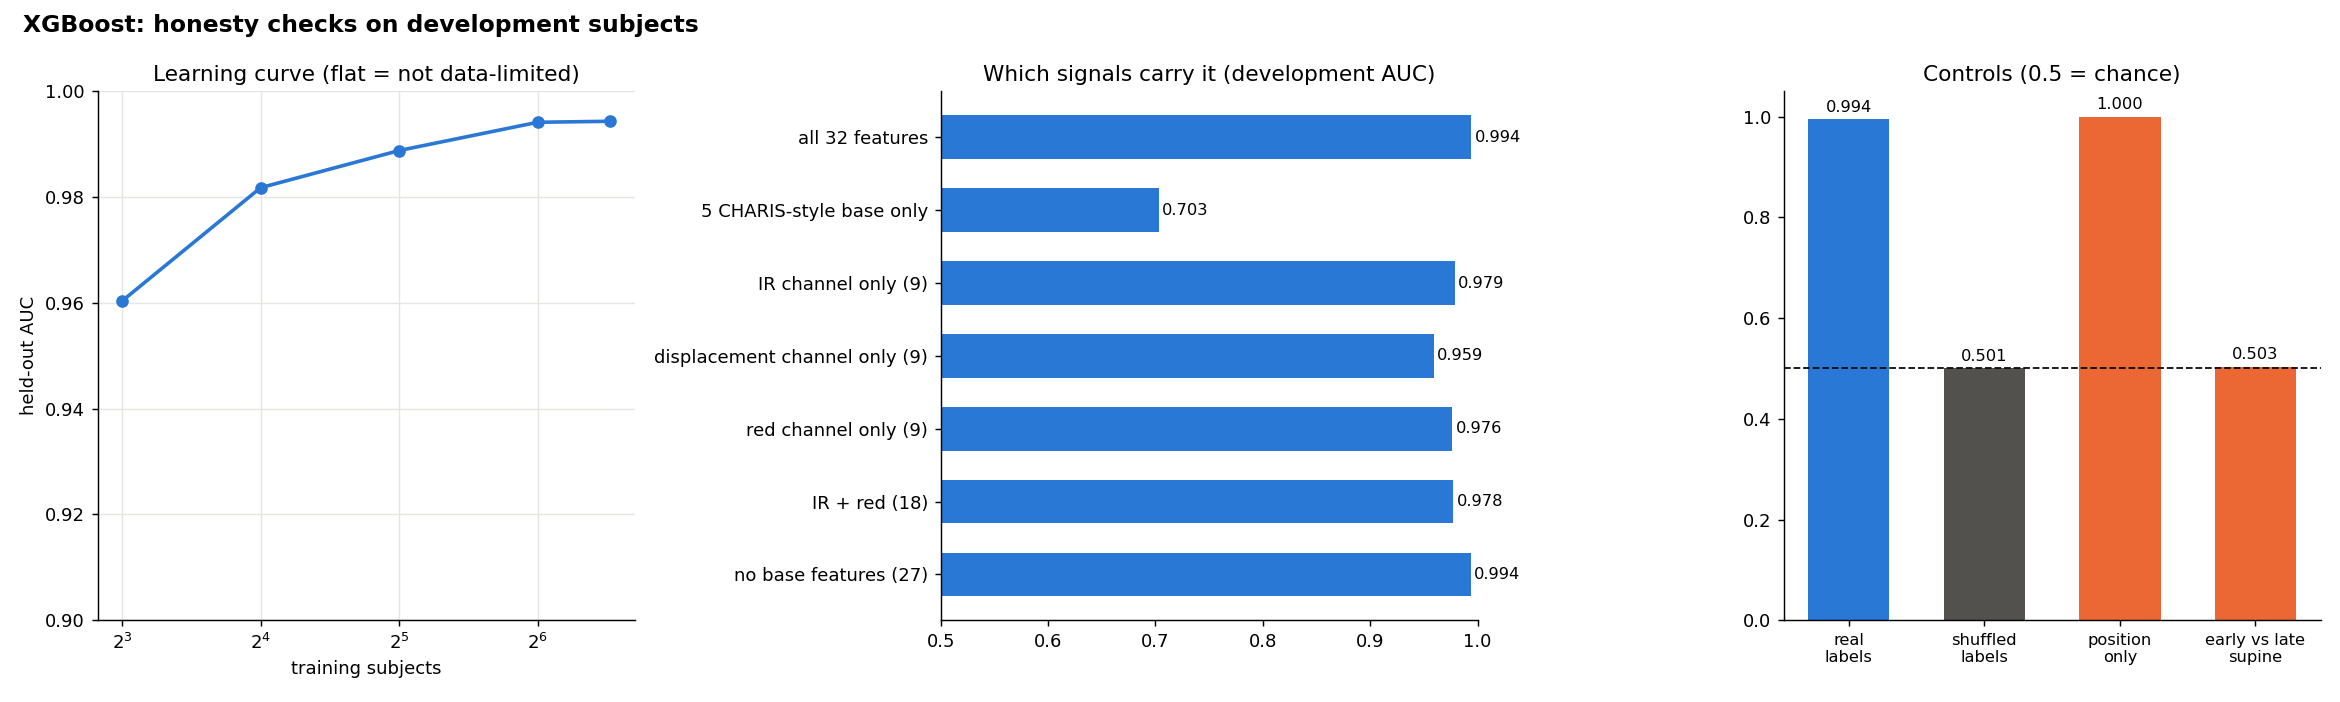

Python code for this plot:
"""Extra honesty checks on the winning hardware model. Uses DEVELOPMENT subjects only (the final-test subjects are never touched here).

    python hardware-vasalva-method/controls_best.py

  1. label-shuffle null   : labels shuffled inside each subject -> AUC should fall to ~0.5 (a pipeline that leaks would not)
  2. learning curve       : AUC vs number of training subjects (still rising = data-limited/underfit, flat = saturated)
  3. feature-group ablation: which signals carry the effect (base 5 / IR / displacement / red)
  4. position-only baseline: AUC of "how late in the recording is this window" alone (shows how strong the fixed-order confound could be)
  5. drift control        : does the model separate early-supine from late-supine windows? (should be ~0.5)
  6. session-pair AUCs    : Valsalva vs each other session (head-down is the closest in time)
  7. age / sex breakdown  : does the model work in every age band and both sexes (development + final test, out-of-sample scores only)
"""
from __future__ import annotations
import json
import re
import sys

import matplotlib
matplotlib.use("Agg")
import matplotlib.pyplot as plt
import numpy as np
import pandas as pd
from sklearn.metrics import roc_auc_score

import common as C

def draw(out):
    best, base_auc = out["model"], out["reference_dev_auc"]
    fig, axs = plt.subplots(1, 3, figsize=(18, 5.4))
    ax = axs[0]; ks = list(out["learning_curve"]); ax.plot([int(k) for k in ks], list(out["learning_curve"].values()), "o-", color="#2a78d6", lw=2); ax.set_xscale("log", base=2); ax.set_xlabel("training subjects"); ax.set_ylabel("held-out AUC")
    ax.set_title("Learning curve (flat = not data-limited)"); ax.grid(color="#e6e5e1"); ax.set_ylim(min(.9, min(out["learning_curve"].values()) - .01), 1.0)
    ax = axs[1]; lab = list(out["feature_groups"]); ax.barh(lab[::-1], list(out["feature_groups"].values())[::-1], color="#2a78d6", height=.6); ax.set_xlim(.5, 1.0); ax.set_title("Which signals carry it (development AUC)")
    for i, v in enumerate(list(out["feature_groups"].values())[::-1]): ax.text(v + .003, i, f"{v:.3f}", va="center", fontsize=9)
    ax = axs[2]; nm = ["real\nlabels", "shuffled\nlabels", "position\nonly", "early vs late\nsupine"]; v = [base_auc, out["label_shuffle_auc"], out["position_only_auc"], out["drift_supine_early_vs_late_auc_mean"]]
    ax.bar(nm, v, color=["#2a78d6", "#52514e", "#eb6834", "#eb6834"], width=.6); ax.axhline(.5, color="#0b0b0b", ls="--", lw=1); ax.set_ylim(0, 1.05); ax.set_title("Controls (0.5 = chance)"); ax.tick_params(axis="x", labelsize=9)
    for i, x_ in enumerate(v): ax.text(i, x_ + .015, f"{x_:.3f}", ha="center", fontsize=9)
    for a in axs: a.spines[["top", "right"]].set_visible(False)
    fig.suptitle(f"{best}: honesty checks on development subjects", x=.01, ha="left", fontweight="bold", fontsize=13); fig.tight_layout(); fig.savefig(C.OUT / "controls_best.png", dpi=130)


if "--replot" in sys.argv:
    draw(json.loads((C.OUT / "controls_best.json").read_text())); sys.exit()

X, y, P, S, age, names = C.load(); dev, test = C.split_subjects(P, age); folds = C.dev_folds(dev); dev_i = np.isin(P, dev)
best = pd.read_csv(C.OUT / "summary.csv").model[0]; print("winner:", best, flush=True); out = {"model": best}
sex_of = {i: re.match(r"icp_\d+_\d+_([MF])", n).group(1) for i, n in enumerate(names)}


def cv_auc(ycv, cols=None, n_train_subjects=None, seed=0):
    oof = np.full(len(y), np.nan)
    for i in range(C.N_FOLDS):
        fit, va, te = C.fold_split(P, dev, folds, i)
        if n_train_subjects is not None:
            keep = np.random.default_rng(seed + i).choice(np.unique(P[fit]), min(n_train_subjects, len(np.unique(P[fit]))), replace=False); fit = fit[np.isin(P[fit], keep)]
        m, qt, thr, it = C.fit_scaled(best, X, ycv, fit, va, cols); oof[te] = C.prob(m, qt, X[te], cols)
    return float(roc_auc_score(ycv[dev_i], oof[dev_i])), oof


base_auc, oof = cv_auc(y); out["reference_dev_auc"] = base_auc; print("reference dev AUC", round(base_auc, 4), flush=True)
rng = np.random.default_rng(7); ys = y.copy()
for k in np.unique(P): idx = np.where(P == k)[0]; ys[idx] = rng.permutation(y[idx])
out["label_shuffle_auc"] = cv_auc(ys)[0]; print("label-shuffle null AUC", round(out["label_shuffle_auc"], 4), flush=True)
out["learning_curve"] = {str(n): cv_auc(y, n_train_subjects=n)[0] for n in (8, 16, 32, 64, 92)}; print("learning curve", {k: round(v, 4) for k, v in out["learning_curve"].items()}, flush=True)
groups = {"all 32 features": None, "5 CHARIS-style base only": list(range(0, 5)), "IR channel only (9)": list(range(5, 14)), "displacement channel only (9)": list(range(14, 23)),
          "red channel only (9)": list(range(23, 32)), "IR + red (18)": list(range(5, 14)) + list(range(23, 32)), "no base features (27)": list(range(5, 32))}
out["feature_groups"] = {k: (base_auc if v is None else cv_auc(y, cols=v)[0]) for k, v in groups.items()}
for k, v in out["feature_groups"].items(): print(f"  {k:32} {v:.4f}", flush=True)
pos = np.zeros(len(y))
for k in np.unique(P): m = P == k; pos[m] = np.linspace(0, 1, m.sum())
out["position_only_auc"] = float(roc_auc_score(y[dev_i], pos[dev_i]))
sc = pd.read_csv(C.OUT / best / "predictions.csv"); d = sc[sc.set == "development"].reset_index(drop=True); d["pos"] = 0
early = []; pooled_y, pooled_s = [], []
for k, g in d.groupby("subject", sort=False):
    g = g[g.session == 0]
    if len(g) < 20: continue
    h = len(g) // 2; yy = np.r_[np.zeros(h), np.ones(len(g) - h)]; ss = g.score.values; early.append(roc_auc_score(yy, ss)); pooled_y += list(yy); pooled_s += list(ss - ss[:h].mean())
out["drift_supine_early_vs_late_auc_mean"] = float(np.mean(early)); out["drift_supine_early_vs_late_auc_sd"] = float(np.std(early))
print("position-only AUC", round(out["position_only_auc"], 3), "| supine early-vs-late (model score) per-subject AUC", round(out["drift_supine_early_vs_late_auc_mean"], 3), flush=True)
allp = sc.copy(); pair = {}
for a, nm in [(0, "supine"), (1, "head-up"), (2, "head-down")]:
    for which in ("development", "final_test"):
        g = allp[(allp.set == which) & (allp.session.isin([a, 3]))]; pair[f"Valsalva vs {nm} ({which})"] = float(roc_auc_score(g.session == 3, g.score))
out["session_pair_auc"] = pair
for k, v in pair.items(): print(f"  {k:44} {v:.4f}")
age_of_subj = {int(s): int(age[P == s][0]) for s in np.unique(P)}; allp["age"] = allp.subject.map(age_of_subj)
rows = []
for lo, hi, nm in [(0, 18, "<=18"), (19, 25, "19-25"), (26, 45, "26-45"), (46, 64, "46-64"), (65, 200, "65+")]:
    g = allp[(allp.age >= lo) & (allp.age <= hi)]; rows.append((nm, g.subject.nunique(), float(roc_auc_score(g.label, g.score)), float(np.mean(list(C.subject_auc(g.label.values, g.score.values, g.subject.values).values())))))
out["by_age"] = [dict(band=a, subjects=n, pooled_auc=p, within_subject_auc=w) for a, n, p, w in rows]
allp["sex"] = allp.subject.map(sex_of); out["by_sex"] = [dict(sex=s, subjects=int(g.subject.nunique()), pooled_auc=float(roc_auc_score(g.label, g.score))) for s, g in allp.groupby("sex")]
for r in out["by_age"]: print(f"  age {r['band']:6} n={r['subjects']:3} pooled AUC {r['pooled_auc']:.3f} within-subject {r['within_subject_auc']:.3f}")
for r in out["by_sex"]: print(f"  sex {r['sex']} n={r['subjects']:3} pooled AUC {r['pooled_auc']:.3f}")
(C.OUT / "controls_best.json").write_text(json.dumps(out, indent=1))
draw(out); print("saved controls")
